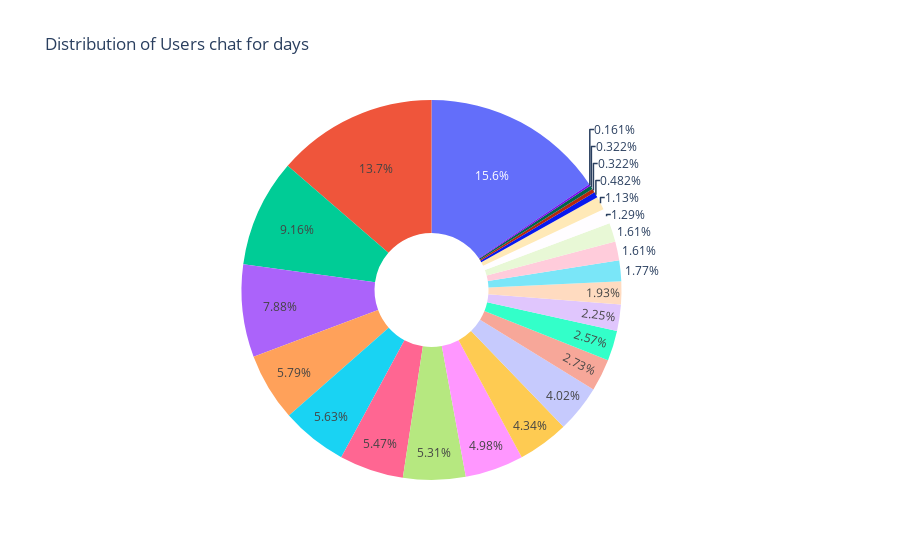

Here is the notebook cell this chart was saved with:
### Code cell
active_hr = df.groupby('day')['day'].count().reset_index(name='msg_count')
fig = go.Figure(data=[go.Pie(labels=active_hr['day'], values=active_hr['msg_count'], hole=.3,
                             )])
# fig.update_traces(textposition='inside', textinfo='percent+label')
fig.update_layout(showlegend=False, yaxis={'visible':False}, title='Distribution of Users chat for days')
fig.show()

### Figure 1 — Plotly figure (JSON) as saved in the notebook; plotly's stock layout.template omitted (floating-point values rounded to 4 significant figures)
{"data": [{"hole": 0.3, "labels": [1, 5, 6, 7, 8, 9, 10, 11, 12, 13, 14, 15, 16, 19, 21, 22, 23, 24, 25, 26, 27, 28, 30, 31], "type": "pie", "values": [27, 3, 11, 36, 34, 16, 97, 49, 57, 8, 33, 17, 35, 7, 12, 31, 14, 2, 25, 85, 10, 10, 2, 1]}], "layout": {"showlegend": false, "title": {"text": "Distribution of Users chat for days"}, "yaxis": {"visible": false}}}
